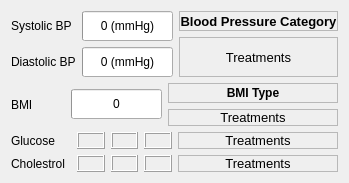
      <widget class="QWidget" name="tab_3">
       <attribute name="title">
        <string>Treatments</string>
       </attribute>
       <layout class="QVBoxLayout" name="verticalLayout_17">
        <item>
         <layout class="QHBoxLayout" name="horizontalLayout_13">
          <item>
           <layout class="QVBoxLayout" name="verticalLayout_14">
            <item>
             <layout class="QHBoxLayout" name="horizontalLayout_4">
              <item>
               <widget class="QLabel" name="label_24">
                <property name="maximumSize">
                 <size>
                  <width>80</width>
                  <height>16777215</height>
                 </size>
                </property>
                <property name="text">
                 <string>Systolic BP</string>
                </property>
               </widget>
              </item>
              <item>
               <widget class="QProgressBar" name="ap_hi_progressBar">
                <property name="sizePolicy">
                 <sizepolicy hsizetype="Fixed" vsizetype="Fixed">
                  <horstretch>0</horstretch>
                  <verstretch>0</verstretch>
                 </sizepolicy>
                </property>
                <property name="minimumSize">
                 <size>
                  <width>0</width>
                  <height>30</height>
                 </size>
                </property>
                <property name="maximumSize">
                 <size>
                  <width>250</width>
                  <height>16777215</height>
                 </size>
                </property>
                <property name="maximum">
                 <number>250</number>
                </property>
                <property name="value">
                 <number>0</number>
                </property>
                <property name="textVisible">
                 <bool>true</bool>
                </property>
                <property name="invertedAppearance">
                 <bool>false</bool>
                </property>
                <property name="format">
                 <string>%v (mmHg)</string>
                </property>
               </widget>
              </item>
             </layout>
            </item>
            <item>
             <layout class="QHBoxLayout" name="horizontalLayout_12">
              <item>
               <widget class="QLabel" name="label_25">
                <property name="maximumSize">
                 <size>
                  <width>80</width>
                  <height>16777215</height>
                 </size>
                </property>
                <property name="text">
                 <string>Diastolic BP</string>
                </property>
               </widget>
              </item>
              <item>
               <widget class="QProgressBar" name="ap_lo_progressBar">
                <property name="sizePolicy">
                 <sizepolicy hsizetype="Fixed" vsizetype="Fixed">
                  <horstretch>0</horstretch>
                  <verstretch>0</verstretch>
                 </sizepolicy>
                </property>
                <property name="minimumSize">
                 <size>
                  <width>0</width>
                  <height>30</height>
                 </size>
                </property>
                <property name="maximumSize">
                 <size>
                  <width>250</width>
                  <height>16777215</height>
                 </size>
                </property>
                <property name="maximum">
                 <number>250</number>
                </property>
                <property name="value">
                 <number>0</number>
                </property>
                <property name="format">
                 <string>%v (mmHg)</string>
                </property>
               </widget>
              </item>
             </layout>
            </item>
           </layout>
          </item>
          <item>
           <layout class="QVBoxLayout" name="verticalLayout_15">
            <item>
             <widget class="QLabel" name="BP_category_label">
              <property name="minimumSize">
               <size>
                <width>0</width>
                <height>20</height>
               </size>
              </property>
              <property name="maximumSize">
               <size>
                <width>16777215</width>
                <height>20</height>
               </size>
              </property>
              <property name="font">
               <font>
                <pointsize>10</pointsize>
                <weight>75</weight>
                <italic>false</italic>
                <bold>true</bold>
               </font>
              </property>
              <property name="frameShape">
               <enum>QFrame::StyledPanel</enum>
              </property>
              <property name="text">
               <string>Blood Pressure Category</string>
              </property>
              <property name="alignment">
               <set>Qt::AlignCenter</set>
              </property>
             </widget>
            </item>
            <item>
             <widget class="QLabel" name="BP_treatment_label">
              <property name="font">
               <font>
                <pointsize>10</pointsize>
               </font>
              </property>
              <property name="frameShape">
               <enum>QFrame::StyledPanel</enum>
              </property>
              <property name="text">
               <string>Treatments</string>
              </property>
              <property name="alignment">
               <set>Qt::AlignCenter</set>
              </property>
             </widget>
            </item>
           </layout>
          </item>
         </layout>
        </item>
        <item>
         <layout class="QHBoxLayout" name="horizontalLayout_14">
          <item>
           <layout class="QHBoxLayout" name="horizontalLayout_5">
            <item>
             <widget class="QLabel" name="label_26">
              <property name="sizePolicy">
               <sizepolicy hsizetype="Preferred" vsizetype="Preferred">
                <horstretch>0</horstretch>
                <verstretch>0</verstretch>
               </sizepolicy>
              </property>
              <property name="maximumSize">
               <size>
                <width>54</width>
                <height>16777215</height>
               </size>
              </property>
              <property name="text">
               <string>BMI</string>
              </property>
              <property name="alignment">
               <set>Qt::AlignLeading|Qt::AlignLeft|Qt::AlignVCenter</set>
              </property>
             </widget>
            </item>
            <item>
             <widget class="QProgressBar" name="BMI_progressBar">
              <property name="sizePolicy">
               <sizepolicy hsizetype="Fixed" vsizetype="Fixed">
                <horstretch>0</horstretch>
                <verstretch>0</verstretch>
               </sizepolicy>
              </property>
              <property name="minimumSize">
               <size>
                <width>0</width>
                <height>30</height>
               </size>
              </property>
              <property name="maximum">
               <number>100</number>
              </property>
              <property name="value">
               <number>0</number>
              </property>
              <property name="format">
               <string>%v</string>
              </property>
             </widget>
            </item>
           </layout>
          </item>
          <item>
           <layout class="QVBoxLayout" name="verticalLayout_16">
            <item>
             <widget class="QLabel" name="BMI_Category_label">
              <property name="minimumSize">
               <size>
                <width>0</width>
                <height>20</height>
               </size>
              </property>
              <property name="maximumSize">
               <size>
                <width>16777215</width>
                <height>20</height>
               </size>
              </property>
              <property name="font">
               <font>
                <weight>75</weight>
                <bold>true</bold>
               </font>
              </property>
              <property name="frameShape">
               <enum>QFrame::StyledPanel</enum>
              </property>
              <property name="text">
               <string>BMI Type</string>
              </property>
              <property name="alignment">
               <set>Qt::AlignCenter</set>
              </property>
             </widget>
            </item>
            <item>
             <widget class="QLabel" name="BMI_treatment_label">
              <property name="font">
               <font>
                <pointsize>10</pointsize>
               </font>
              </property>
              <property name="frameShape">
               <enum>QFrame::StyledPanel</enum>
              </property>
              <property name="text">
               <string>Treatments</string>
              </property>
              <property name="alignment">
               <set>Qt::AlignCenter</set>
              </property>
             </widget>
            </item>
           </layout>
          </item>
         </layout>
        </item>
        <item>
         <layout class="QHBoxLayout" name="horizontalLayout_8">
          <item>
           <layout class="QHBoxLayout" name="horizontalLayout_6">
            <item>
             <widget class="QLabel" name="label_27">
              <property name="maximumSize">
               <size>
                <width>60</width>
                <height>16777215</height>
               </size>
              </property>
              <property name="text">
               <string>Glucose</string>
              </property>
             </widget>
            </item>
            <item>
             <layout class="QHBoxLayout" name="horizontalLayout_7">
              <property name="sizeConstraint">
               <enum>QLayout::SetFixedSize</enum>
              </property>
              <item>
               <widget class="QFrame" name="Glucoseframe_1">
                <property name="maximumSize">
                 <size>
                  <width>30</width>
                  <height>30</height>
                 </size>
                </property>
                <property name="frameShape">
                 <enum>QFrame::Box</enum>
                </property>
                <property name="frameShadow">
                 <enum>QFrame::Raised</enum>
                </property>
                <property name="lineWidth">
                 <number>1</number>
                </property>
               </widget>
              </item>
              <item>
               <widget class="QFrame" name="Glucoseframe_2">
                <property name="maximumSize">
                 <size>
                  <width>30</width>
                  <height>30</height>
                 </size>
                </property>
                <property name="frameShape">
                 <enum>QFrame::Box</enum>
                </property>
                <property name="frameShadow">
                 <enum>QFrame::Raised</enum>
                </property>
                <property name="lineWidth">
                 <number>1</number>
                </property>
               </widget>
              </item>
              <item>
               <widget class="QFrame" name="Glucoseframe_3">
                <property name="maximumSize">
                 <size>
                  <width>30</width>
                  <height>30</height>
                 </size>
                </property>
                <property name="frameShape">
                 <enum>QFrame::Box</enum>
                </property>
                <property name="frameShadow">
                 <enum>QFrame::Raised</enum>
                </property>
                <property name="lineWidth">
                 <number>1</number>
                </property>
               </widget>
              </item>
             </layout>
            </item>
           </layout>
          </item>
          <item>
           <widget class="QLabel" name="Glucose_treatment_label">
            <property name="font">
             <font>
              <pointsize>10</pointsize>
             </font>
            </property>
            <property name="frameShape">
             <enum>QFrame::StyledPanel</enum>
            </property>
            <property name="text">
             <string>Treatments</string>
            </property>
            <property name="alignment">
             <set>Qt::AlignCenter</set>
            </property>
           </widget>
          </item>
         </layout>
        </item>
        <item>
         <layout class="QHBoxLayout" name="horizontalLayout_9">
          <item>
           <layout class="QHBoxLayout" name="horizontalLayout_10">
            <item>
             <widget class="QLabel" name="label_28">
              <property name="maximumSize">
               <size>
                <width>60</width>
                <height>16777215</height>
               </size>
              </property>
              <property name="text">
               <string>Cholestrol</string>
              </property>
             </widget>
            </item>
            <item>
             <layout class="QHBoxLayout" name="horizontalLayout_11">
              <property name="sizeConstraint">
               <enum>QLayout::SetFixedSize</enum>
              </property>
              <item>
               <widget class="QFrame" name="Cholestrolframe_1">
                <property name="maximumSize">
                 <size>
                  <width>30</width>
                  <height>30</height>
                 </size>
                </property>
                <property name="frameShape">
                 <enum>QFrame::Box</enum>
                </property>
                <property name="frameShadow">
                 <enum>QFrame::Raised</enum>
                </property>
                <property name="lineWidth">
                 <number>1</number>
                </property>
               </widget>
              </item>
              <item>
               <widget class="QFrame" name="Cholestrolframe_2">
                <property name="maximumSize">
                 <size>
                  <width>30</width>
                  <height>30</height>
                 </size>
                </property>
                <property name="frameShape">
                 <enum>QFrame::Box</enum>
                </property>
                <property name="frameShadow">
                 <enum>QFrame::Raised</enum>
                </property>
                <property name="lineWidth">
                 <number>1</number>
                </property>
               </widget>
              </item>
              <item>
               <widget class="QFrame" name="Cholestrolframe_3">
                <property name="maximumSize">
                 <size>
                  <width>30</width>
                  <height>30</height>
                 </size>
                </property>
                <property name="frameShape">
                 <enum>QFrame::Box</enum>
                </property>
                <property name="frameShadow">
                 <enum>QFrame::Raised</enum>
                </property>
                <property name="lineWidth">
                 <number>1</number>
                </property>
               </widget>
              </item>
             </layout>
            </item>
           </layout>
          </item>
          <item>
           <widget class="QLabel" name="Cholestrol_treatment_label">
            <property name="font">
             <font>
              <pointsize>10</pointsize>
             </font>
            </property>
            <property name="frameShape">
             <enum>QFrame::StyledPanel</enum>
            </property>
            <property name="text">
             <string>Treatments</string>
            </property>
            <property name="alignment">
             <set>Qt::AlignCenter</set>
            </property>
           </widget>
          </item>
         </layout>
        </item>
       </layout>
      </widget>
